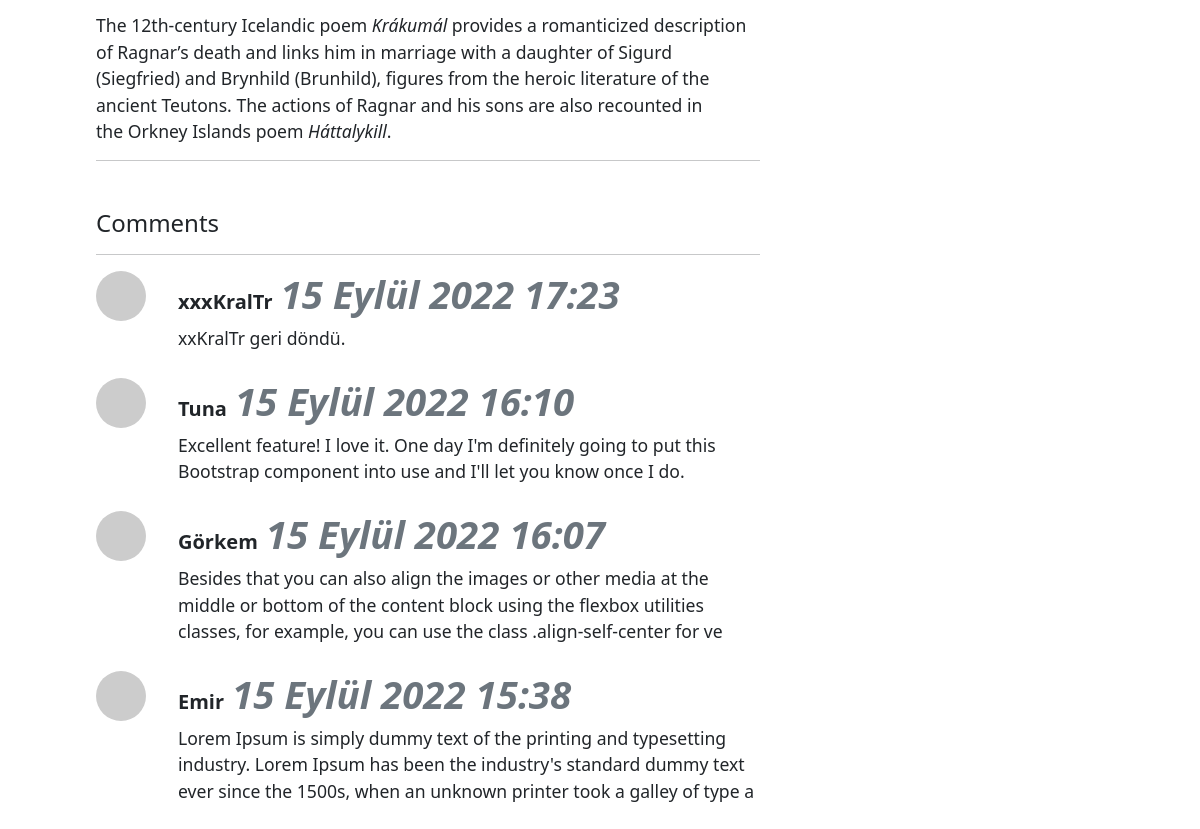
The app's page /blogs/blog/30 (middle part), older data.
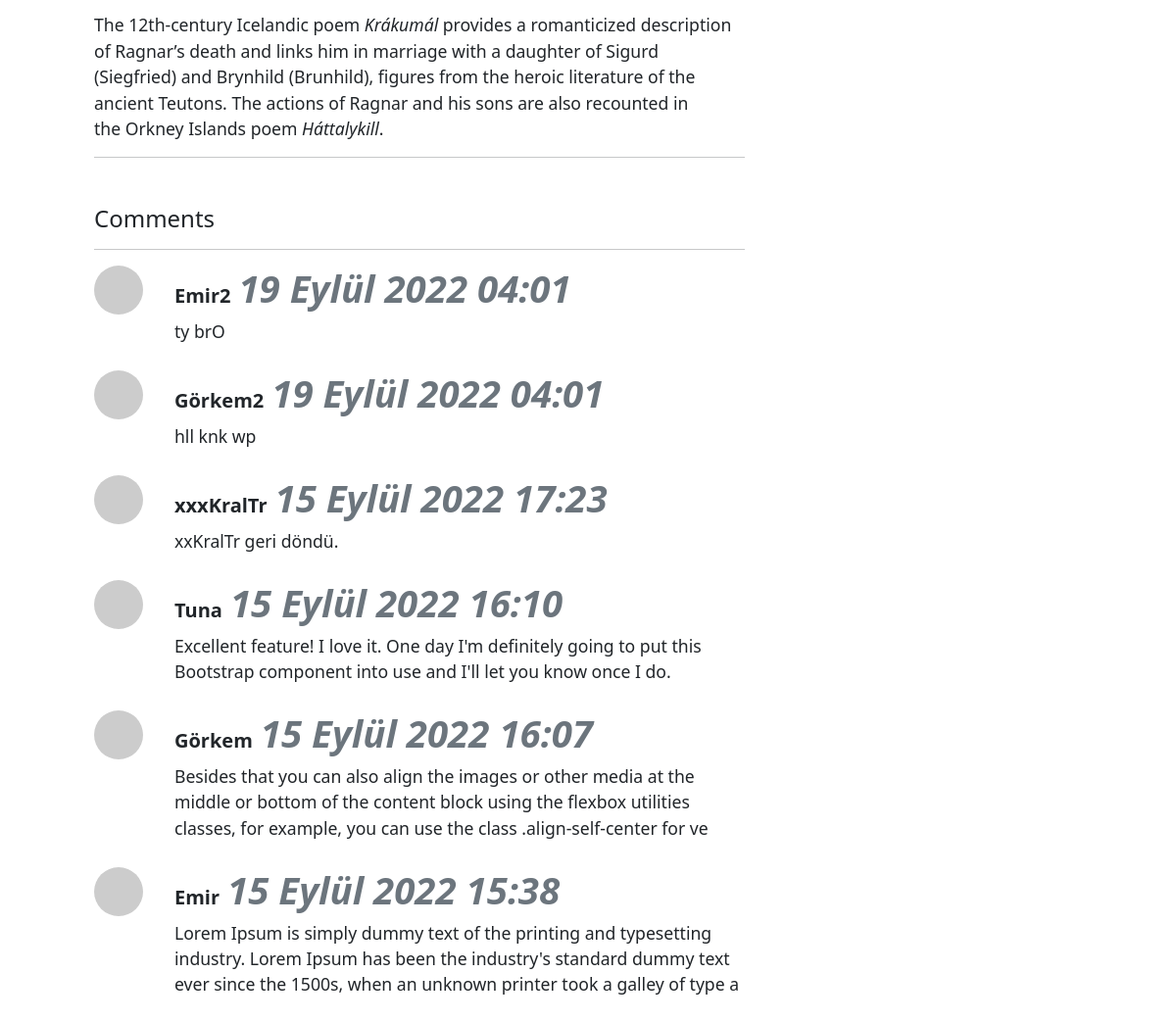
The same page, newer data.
### article/models.py (models this page shows, shortened)
class Comment(models.Model):
    article = models.ForeignKey(Article,on_delete= models.CASCADE,verbose_name= "Blog",related_name="comments")
    comment_author = models.CharField(max_length= 50,verbose_name="Name")
    comment_content = models.CharField(max_length=200,verbose_name="Comment")
    comment_date = models.DateTimeField(auto_now_add= True,verbose_name="Date")
    class Meta:
        ordering = ['-comment_date']

### article/views.py (the view)
# urls.py: path('blog/<int:id>',views.detail,name = "detail"),
def detail(request,id):
    article = get_object_or_404(Article,id = id)
    comments = article.comments.all()
    return render(request,"detail.html",{"article":article,"comments":comments})

### templates/detail.html (shortened to what this page needs)
{% extends 'layout.html' %}
{% block body %}
<div class="container mt-5">
    <div class="row">
        <div class="col-lg-8">
            <article>
                <section class="mb-5">
                    <p class="fs-5 mb-4">
                        {{article.content|safe}}
                    </p>
                    <hr>
                </section>
            </article>
            <h4>Comments</h4>
            <hr>
            {% if comments %}
            {% for comment in comments %}
                <div class="d-flex">
                    <div class="flex-shrink-0">
                        <img class="d-flex me-3 rounded-circle" src="https://dummyimage.com/50x50/ced4da/6c757d.jpg" alt="..." />
                    </div>
                    <div class="flex grow-1 ms-3">
                        <h5 class="fw-bold">{{comment.comment_author}}<small class ="ms-2 text-muted"><i>{{comment.comment_date}}</i></small></h5>
                        {{comment.comment_content}}
                    </div>
                </div>
                <br>
            {% endfor %}
            {% else %}
            <div class = "alert alert-danger">
                There is no comments on this blog. Would you like to become the first one to write?
            </div>
            {% endif %}
        </div>
    </div>
</div>
{% endblock body %}

Row changes from the older to the newer data that the page shows:
added Comment: comment_author "Emir2", comment_date "19 Eylül 2022 04:01", comment_content "ty brO"
added Comment: comment_author "Görkem2", comment_date "19 Eylül 2022 04:01", comment_content "hll knk wp"
